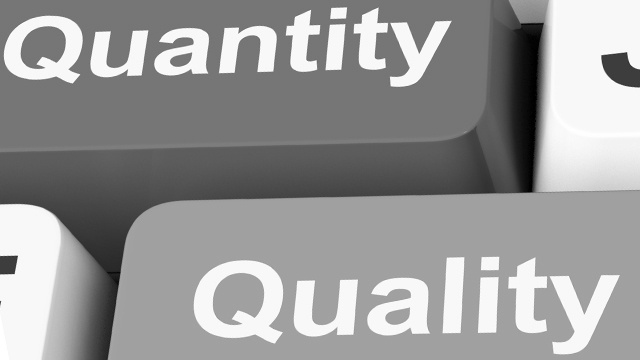
#> input picture ttt.jpg, 640 x 360 px
$ python Main.py
#> lines starting #> are read from the running program, lines starting #| are printed output that depends on the picture; after the words box and inside, x2 and y2 are one past the last pixel; in counts of white or black regions, pixels touching at a corner belong together
import numpy as np
import cv2
img = cv2.imread("ttt.jpg",cv2.IMREAD_GRAYSCALE)
#> img is the input picture: shape (360, 640); min 0, max 255, mean 152.5
row ,col = img.shape
#> row = 360; col = 640
def binaryconvt(img) :
    list = []
    for i in range(row):
        for j in range(col):
             list.append (np.binary_repr( img[i][j] ,width=8  ) )
#> after the loop, list = 230400 items
    return list
im1 = binaryconvt(img)
#> im1 = 230400 items
def bitplane(bitimgval , img1D ):
#> called with bitimgval = 0
    bitList = [int(i[bitimgval])for i in img1D]
#> bitList = 230400 items
    return bitList

bit8 = np.array( bitplane(0,im1 ) ) * 128
bit7 = np.array( bitplane(1,im1) ) * 64

bit6 = np.array( bitplane(2,im1 ) ) * 32
bit5 = np.array( bitplane(3,im1) ) * 16

bit4 = np.array( bitplane(4,im1) ) * 4

combine = bit8 + bit7
comb = np.reshape(combine,(row,col))
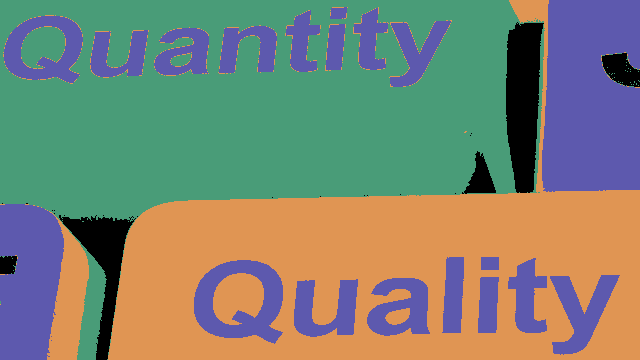
#> comb: shape (360, 640) int64; 4 distinct labels, from 0 to 192; one colour per label, 0 black
cv2.imwrite("comb(8+7).jpeg",comb)
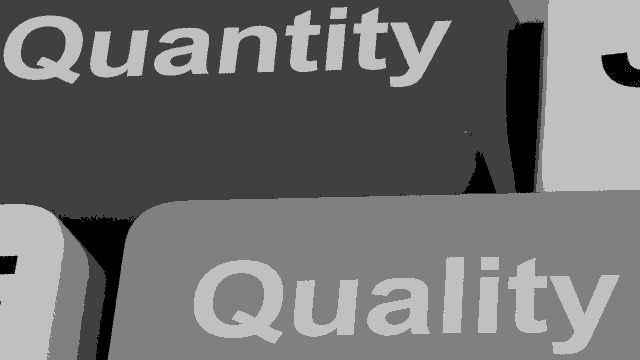
#> saved as comb(8+7).jpeg: shape (360, 640); min 0, max 192, mean 111.8

combine2 = bit8 + bit7 + bit6 + bit5
comb2 = np.reshape(combine2,(row,col))
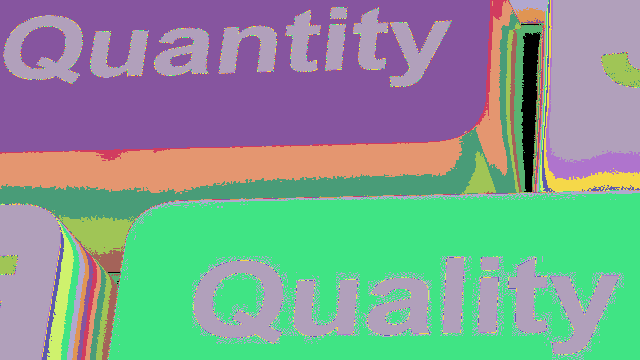
#> comb2: shape (360, 640) int64; 16 distinct labels, from 0 to 240; one colour per label, 0 black
cv2.imwrite("comb(all).jpeg",comb2)

bit8 = np.reshape(bit8,(row,col))
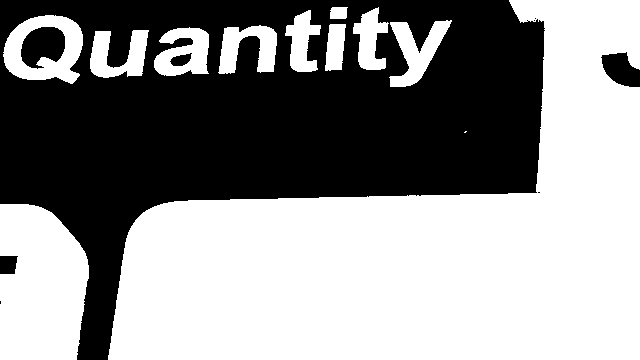
#> bit8: shape (360, 640) int64; values 0 (black) and 128 (white), 55.9% white; 9 black regions (4 under 20 px), largest, box (x1, y1, x2, y2) and area: (0, 0, 545, 360) 98820, (21, 27, 65, 69) 1334, (601, 52, 640, 87) 914, (0, 256, 18, 274) 291, (170, 53, 192, 66) 183
cv2.imwrite("8bit.jpg" , bit8 )
bit7 = np.reshape(bit7,(row,col))
#> bit7: shape (360, 640) int64; values 0 (black) and 64 (white), 62.8% white; 425 black regions (420 under 20 px), largest, box (x1, y1, x2, y2) and area: (47, 0, 640, 360) 81253, (213, 273, 264, 325) 1958, (601, 52, 640, 88) 877, (385, 308, 410, 325) 295, (0, 255, 18, 275) 284
cv2.imwrite("7bit.jpg",bit7)

bit6 = np.reshape(bit6,(row,col))
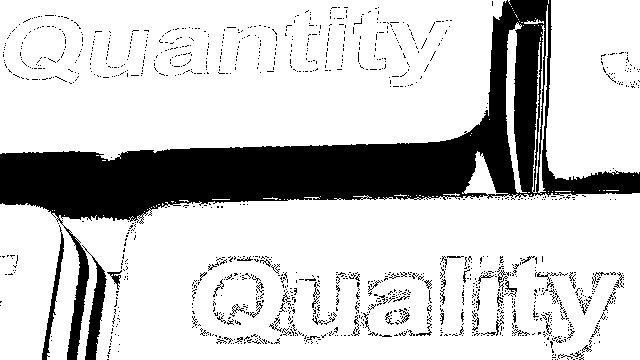
#> bit6: shape (360, 640) int64; values 0 (black) and 32 (white), 79.7% white; 1260 black regions (1196 under 20 px), largest, box (x1, y1, x2, y2) and area: (0, 0, 640, 360) 39303, (82, 245, 107, 360) 987, (42, 225, 64, 360) 575
cv2.imwrite("6bit.jpg",bit6)
bit5 = np.reshape(bit5,(row,col))
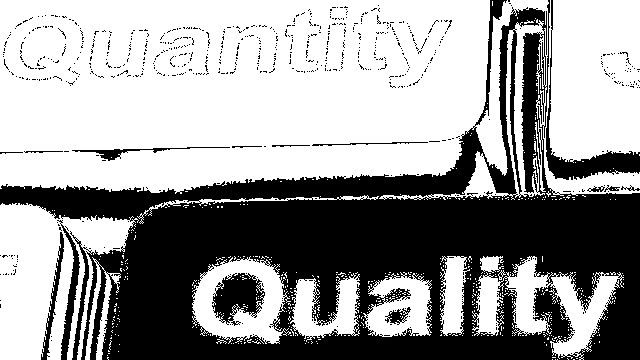
#> bit5: shape (360, 640) int64; values 0 (black) and 16 (white), 60.9% white; 695 black regions (680 under 20 px), largest, box (x1, y1, x2, y2) and area: (0, 0, 640, 360) 81891, (546, 0, 640, 180) 2053, (212, 273, 265, 326) 1688
cv2.imwrite("5bit.jpg",bit5)

bit4 = np.reshape(bit4,(row,col))
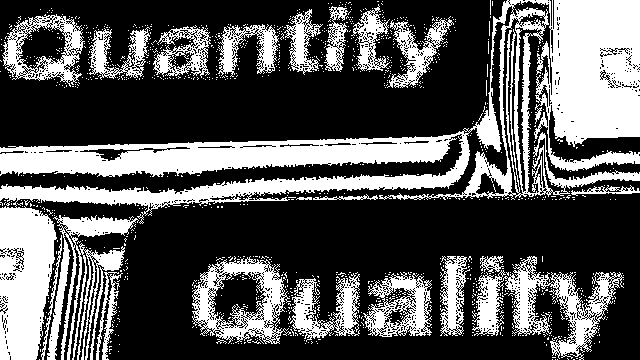
#> bit4: shape (360, 640) int64; values 0 (black) and 4 (white), 34% white; 1115 white regions (1093 under 20 px), largest, box (x1, y1, x2, y2) and area: (0, 0, 640, 360) 45273, (472, 256, 624, 360) 5076, (47, 215, 139, 360) 4333
cv2.imwrite("4bit.jpg",bit4)

cv2.destroyAllWindows()
